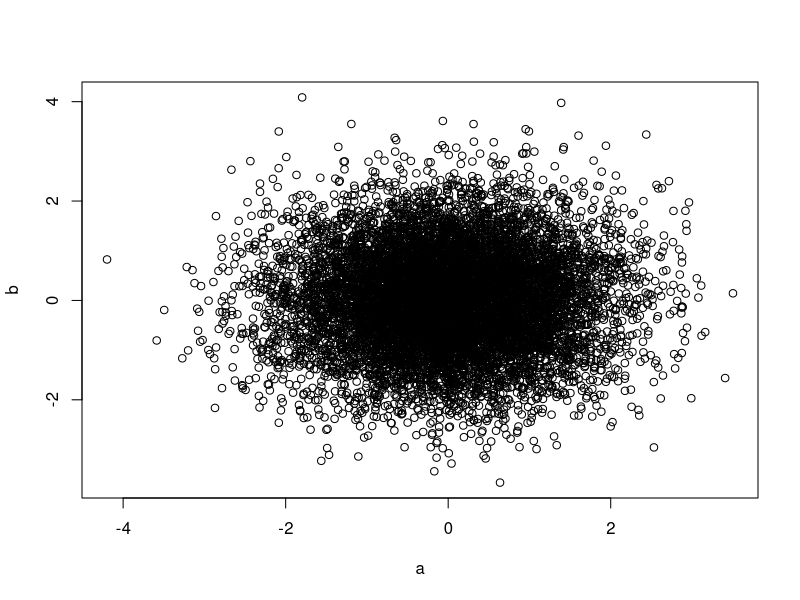
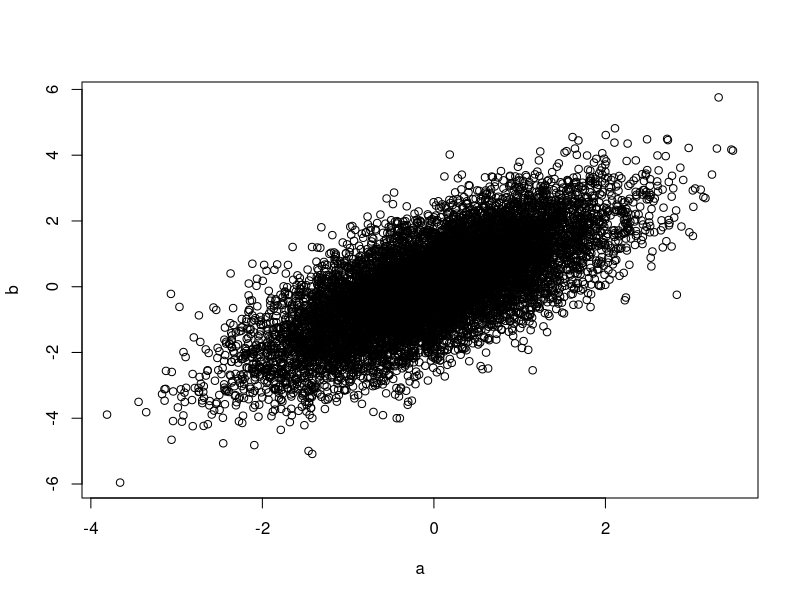
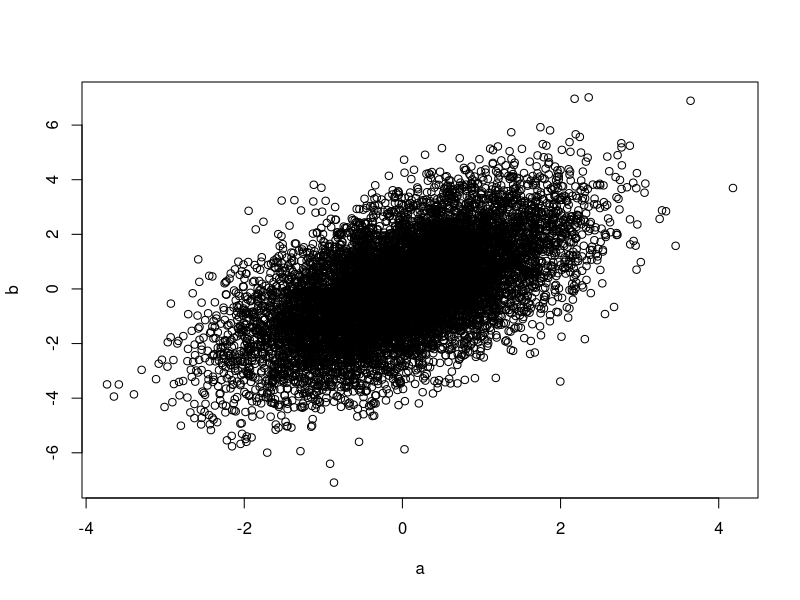
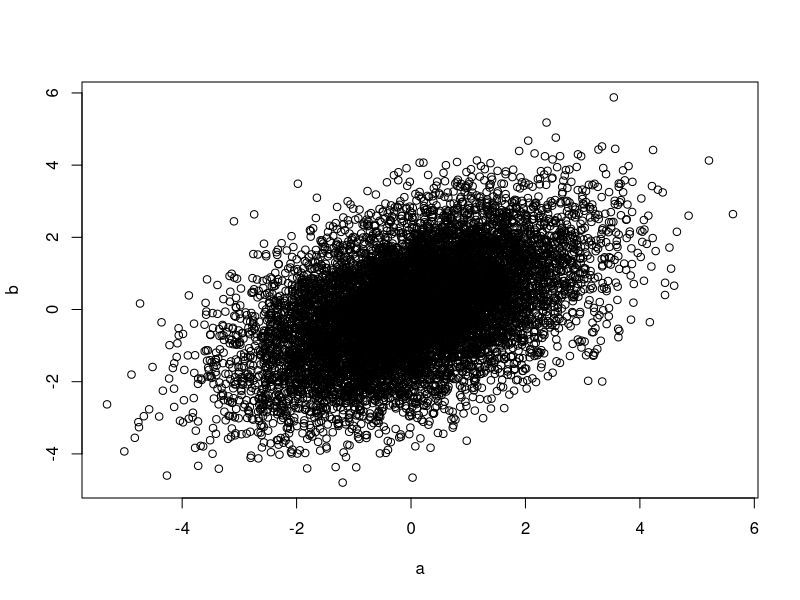
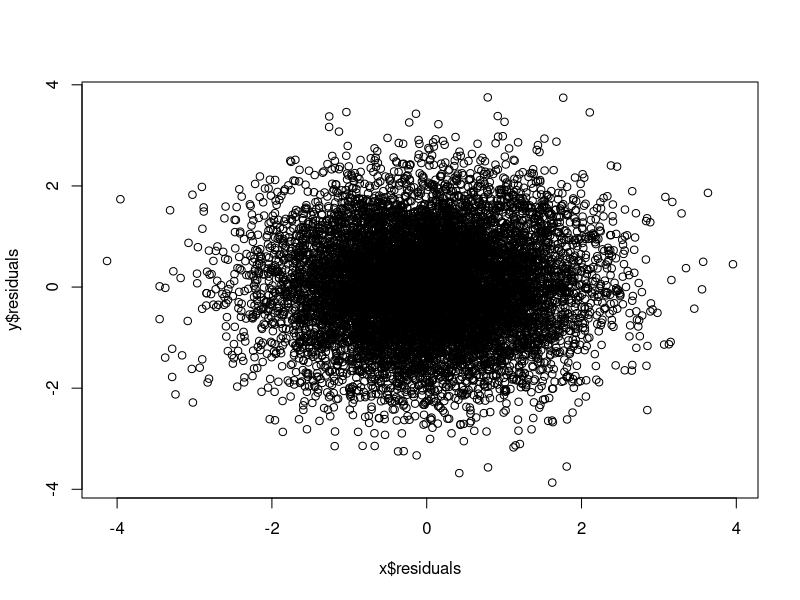
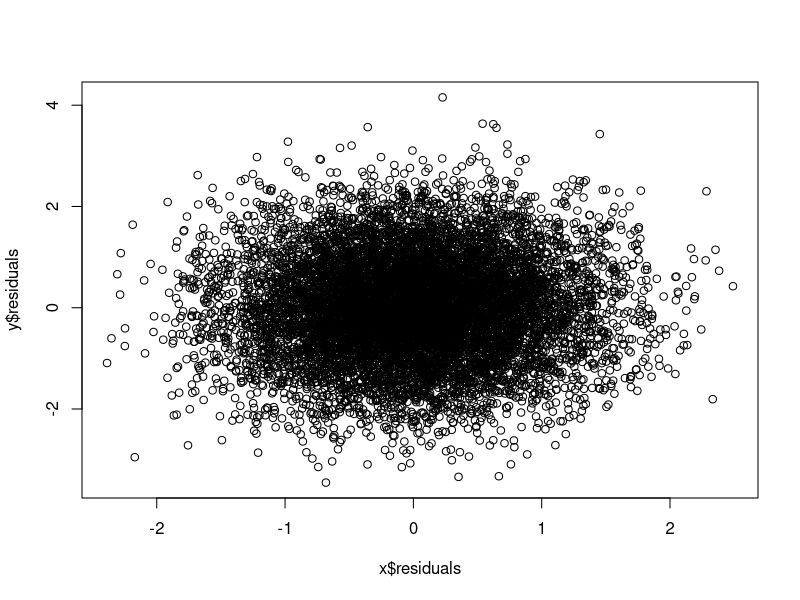
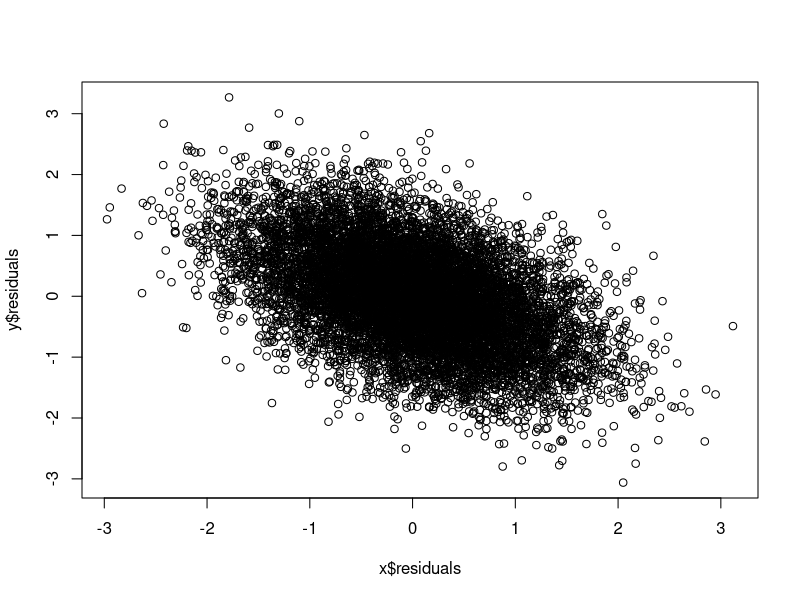
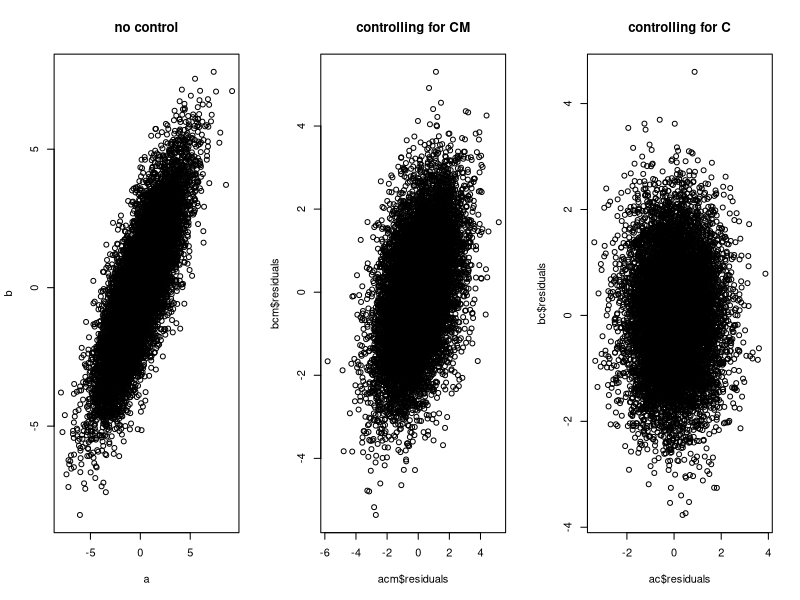

R code for these plots, in order:
## ---- chunk 1
knitr::opts_chunk$set(echo = TRUE)
options(scipen=1, digits=2)
set.seed(20241308)
## ---- chunk 2
# Rule 1
n=10000  # Number of data points
a <- rnorm(n, 0, 1)  # A is a random variable
b <- rnorm(n, 0, 1)  # B is a random variable
plot(a, b)  
cor(a, b)  # Correlation between A and B
## ---- chunk 3
# Rule 2
n=10000  # Number of data points
a <- rnorm(n, 0, 1)  # A is a random variable
b <- a + rnorm(n, 0, 1)  # B is a function of A
plot(a, b)  
cor(a, b)  # Correlation between A and B
## ---- chunk 4
# Rule 2 (mediation)
n=10000  # Number of data points
a <- rnorm(n, 0, 1)  # A is a random variable
m <- a + rnorm(n, 0, 1)  # M is a function of A
b <- m + rnorm(n, 0, 1)  # B is a function of M
plot(a, b)  
cor(a, b)  # Correlation between A and B
## ---- chunk 5
# Rule 3
n=10000  # Number of data points
c <- rnorm(n, 0, 1)  # C is a random variable
a <- c + rnorm(n, 0, 1)  # A is a function of C
b <- c + rnorm(n, 0, 1)  # B is a function of C
plot(a, b)  
cor(a, b)  # Correlation between A and B
## ---- chunk 6
# Rule 5
n=10000  # Number of data points
c <- rnorm(n, 0, 1)  # C is a random variable
a <- c + rnorm(n, 0, 1)  # A is a function of C
b <- c + rnorm(n, 0, 1)  # B is a function of C
x <- lm(b~c)
y <- lm(a~c)
plot(x$residuals, y$residuals) 
cor(x$residuals, y$residuals)  # Correlation between A and B, controlling for C
## ---- chunk 7
# Rule 6
n=10000  # Number of data points
a <- rnorm(n, 0, 1)  # A is a random variable
m <- a + rnorm(n, 0, 1)  # M is a function of A
b <- m + rnorm(n, 0, 1)  # B is a function of M
x <- lm(a~m)
y <- lm(b~m)
plot(x$residuals, y$residuals) 
cor(x$residuals, y$residuals)  # Correlation between A and B, controlling for M
## ---- chunk 8
# Rule 7
n=10000  # Number of data points
a <- rnorm(n, 0, 1)  # A is a random variable
b <- rnorm(n, 0, 1)  # B is a random variable
d <- a + b + rnorm(n, 0, 1)  # D is a function of A and B
x <- lm(a~d)
y <- lm(b~d)
plot(x$residuals, y$residuals) 
cor(x$residuals, y$residuals)  # Correlation between A and B, controlling for D
## ---- chunk 9
# Rule 5
n=10000  # Number of data points
# 2*c used in equations to make change in relationship more visible.
c <- rnorm(n, 0, 1)  # C is a random variable
a <- 2*c + rnorm(n, 0, 1)  # A is a function of C
b <- 2*c + rnorm(n, 0, 1)  # B is a function of C
cm <- 2*c + rnorm(n, 0, 1) # CM is a function of C
# Control for C
ac <- lm(b~c)
bc <- lm(a~c)
# Control for CM
acm <- lm(a~cm)
bcm <- lm(b~cm)
# Plot relationship between a and b while...
par(mfrow=c(1,3)) 
plot(a,b, main = "no control")  # controlling for nothing
plot(acm$residuals, bcm$residuals, main = "controlling for CM")  # controlling for CM
plot(ac$residuals, bc$residuals, main = "controlling for C")  # controlling for C
# Correlation between a and b while...
cor(a,b) # controlling for nothing
cor(acm$residuals, bcm$residuals)  # controlling for CM
cor(ac$residuals, bc$residuals)  # controlling for C
